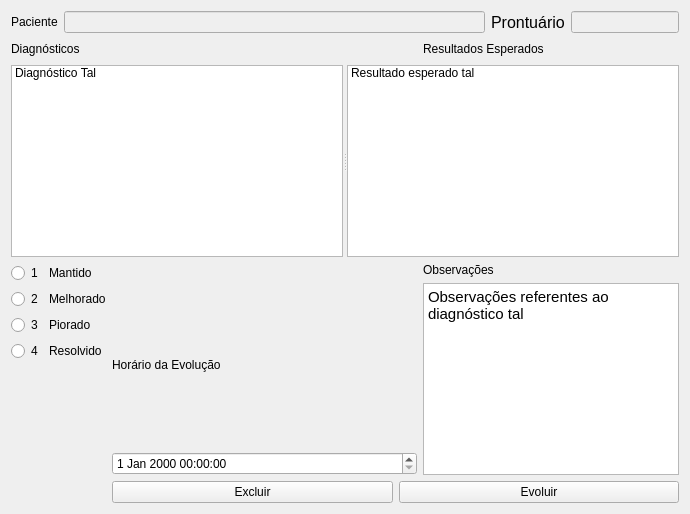
         <widget class="QWidget" name="tab_diagnosticos_2">
          <attribute name="title">
           <string>Diagnósticos</string>
          </attribute>
          <layout class="QGridLayout" name="gridLayout_17">
           <item row="0" column="0" colspan="3">
            <layout class="QHBoxLayout" name="horizontalLayout_111">
             <item>
              <widget class="QLabel" name="label_paciente_7">
               <property name="text">
                <string>Paciente</string>
               </property>
               <property name="buddy">
                <cstring>lineEdit_80</cstring>
               </property>
              </widget>
             </item>
             <item>
              <widget class="QLineEdit" name="lineEdit_81">
               <property name="enabled">
                <bool>false</bool>
               </property>
              </widget>
             </item>
             <item>
              <widget class="QLabel" name="label_pront_4">
               <property name="font">
                <font>
                 <pointsize>12</pointsize>
                </font>
               </property>
               <property name="text">
                <string>Prontuário</string>
               </property>
               <property name="buddy">
                <cstring>lineEdit_buscaP</cstring>
               </property>
              </widget>
             </item>
             <item>
              <widget class="QLineEdit" name="lineEdit_buscaP_3">
               <property name="enabled">
                <bool>false</bool>
               </property>
               <property name="sizePolicy">
                <sizepolicy hsizetype="Minimum" vsizetype="Minimum">
                 <horstretch>0</horstretch>
                 <verstretch>0</verstretch>
                </sizepolicy>
               </property>
              </widget>
             </item>
            </layout>
           </item>
           <item row="1" column="0">
            <widget class="QLabel" name="label_diagnosticos_4">
             <property name="text">
              <string>Diagnósticos</string>
             </property>
             <property name="buddy">
              <cstring>listWidget_listaDiagnosticos</cstring>
             </property>
            </widget>
           </item>
           <item row="1" column="1">
            <spacer name="horizontalSpacer_11">
             <property name="orientation">
              <enum>Qt::Horizontal</enum>
             </property>
             <property name="sizeHint" stdset="0">
              <size>
               <width>305</width>
               <height>20</height>
              </size>
             </property>
            </spacer>
           </item>
           <item row="1" column="2">
            <widget class="QLabel" name="label_RE_4">
             <property name="text">
              <string>Resultados Esperados</string>
             </property>
             <property name="buddy">
              <cstring>listWidget_reDiag</cstring>
             </property>
            </widget>
           </item>
           <item row="2" column="0" colspan="3">
            <widget class="QSplitter" name="splitter_2">
             <property name="orientation">
              <enum>Qt::Horizontal</enum>
             </property>
             <widget class="QListWidget" name="listWidget_listaDiagnosticos_2">
              <item>
               <property name="text">
                <string>Diagnóstico Tal</string>
               </property>
              </item>
             </widget>
             <widget class="QListWidget" name="listWidget_reDiag_2">
              <item>
               <property name="text">
                <string>Resultado esperado tal</string>
               </property>
              </item>
             </widget>
            </widget>
           </item>
           <item row="3" column="0" rowspan="2">
            <layout class="QFormLayout" name="formLayout_10">
             <property name="fieldGrowthPolicy">
              <enum>QFormLayout::AllNonFixedFieldsGrow</enum>
             </property>
             <item row="0" column="0">
              <widget class="QRadioButton" name="radioButton_6">
               <property name="text">
                <string>1</string>
               </property>
              </widget>
             </item>
             <item row="0" column="1">
              <widget class="QLabel" name="label_mantido_2">
               <property name="text">
                <string>Mantido</string>
               </property>
               <property name="buddy">
                <cstring>radioButton_01</cstring>
               </property>
              </widget>
             </item>
             <item row="1" column="0">
              <widget class="QRadioButton" name="radioButton_7">
               <property name="text">
                <string>2</string>
               </property>
              </widget>
             </item>
             <item row="1" column="1">
              <widget class="QLabel" name="label_melhorado_2">
               <property name="text">
                <string>Melhorado</string>
               </property>
               <property name="buddy">
                <cstring>radioButton_02</cstring>
               </property>
              </widget>
             </item>
             <item row="2" column="0">
              <widget class="QRadioButton" name="radioButton_8">
               <property name="text">
                <string>3</string>
               </property>
              </widget>
             </item>
             <item row="2" column="1">
              <widget class="QLabel" name="label_piorado_2">
               <property name="text">
                <string>Piorado</string>
               </property>
               <property name="buddy">
                <cstring>radioButton_03</cstring>
               </property>
              </widget>
             </item>
             <item row="3" column="0">
              <widget class="QRadioButton" name="radioButton_9">
               <property name="text">
                <string>4</string>
               </property>
              </widget>
             </item>
             <item row="3" column="1">
              <widget class="QLabel" name="label_resolvido_2">
               <property name="text">
                <string>Resolvido</string>
               </property>
               <property name="buddy">
                <cstring>radioButton_04</cstring>
               </property>
              </widget>
             </item>
            </layout>
           </item>
           <item row="3" column="2">
            <widget class="QLabel" name="label_obsDiag_2">
             <property name="text">
              <string>Observações</string>
             </property>
             <property name="buddy">
              <cstring>textEdit_obsDiag</cstring>
             </property>
            </widget>
           </item>
           <item row="4" column="1">
            <layout class="QVBoxLayout" name="verticalLayout_14">
             <item>
              <widget class="QLabel" name="label_horas_2">
               <property name="text">
                <string>Horário da Evolução</string>
               </property>
               <property name="buddy">
                <cstring>dateTimeEdit_horasEvDiag</cstring>
               </property>
              </widget>
             </item>
             <item>
              <widget class="QDateTimeEdit" name="dateTimeEdit_horasEvDiag_2"/>
             </item>
            </layout>
           </item>
           <item row="4" column="2">
            <widget class="QTextEdit" name="textEdit_obsDiag_2">
             <property name="html">
              <string>&lt;!DOCTYPE HTML PUBLIC &quot;-//W3C//DTD HTML 4.0//EN&quot; &quot;http://www.w3.org/TR/REC-html40/strict.dtd&quot;&gt;
&lt;html&gt;&lt;head&gt;&lt;meta name=&quot;qrichtext&quot; content=&quot;1&quot; /&gt;&lt;style type=&quot;text/css&quot;&gt;
p, li { white-space: pre-wrap; }
&lt;/style&gt;&lt;/head&gt;&lt;body style=&quot; font-family:'Droid Sans'; font-size:12pt; font-weight:400; font-style:normal;&quot;&gt;
&lt;p style=&quot; margin-top:0px; margin-bottom:0px; margin-left:0px; margin-right:0px; -qt-block-indent:0; text-indent:0px;&quot;&gt;&lt;span style=&quot; font-family:'MS Shell Dlg 2'; font-size:11pt;&quot;&gt;Observações referentes ao diagnóstico tal&lt;/span&gt;&lt;/p&gt;&lt;/body&gt;&lt;/html&gt;</string>
             </property>
            </widget>
           </item>
           <item row="5" column="1" colspan="2">
            <layout class="QHBoxLayout" name="horizontalLayout_110">
             <item>
              <widget class="QPushButton" name="pushButton_excluirDiag_5">
               <property name="text">
                <string>Excluir</string>
               </property>
              </widget>
             </item>
             <item>
              <widget class="QPushButton" name="pushButton_evoluirDiag_2">
               <property name="text">
                <string>Evoluir</string>
               </property>
              </widget>
             </item>
            </layout>
           </item>
          </layout>
         </widget>
